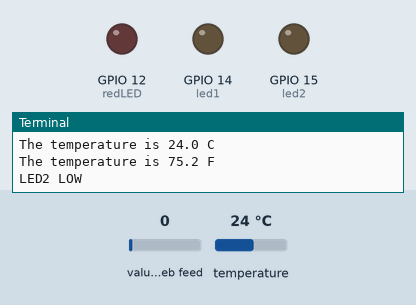
Recording of a program running on a simulated Raspberry Pi (BCM pin numbers). On the bench: output pins drawn as LEDs (lit = HIGH), the last lines printed to the terminal. The inputs (shaded band) are chosen by the test bench; at power-on: value of the web feed 0, temperature 24 °C. Requests to the public web service named in the program get a made-up reply in its usual format after 0.4 s (London, UTC, broken clouds, 64 % humidity, 1013 hPa unless stated); threads take turns every 2 ms.

Above: at 1.2 s.
1.3 s: value of the web feed set to 2
At 4.3 s:
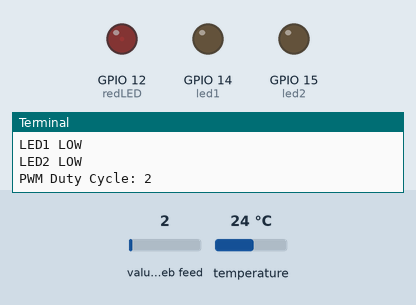
4.9 s: value of the web feed set to 50
At 6.0 s:
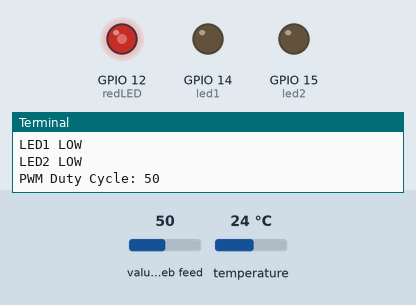
7.1 s: value of the web feed set to 75
At 8.9 s:
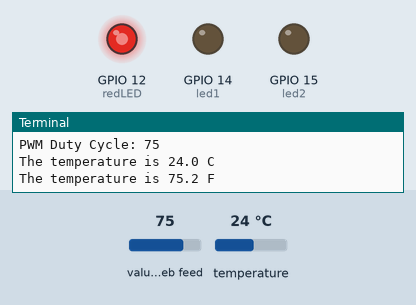
9.3 s: value of the web feed set to 98
At 10.6 s:
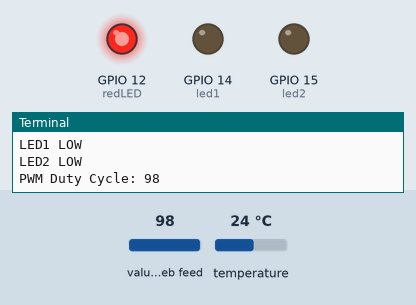
Timing chart, 0 to 12.3 s (numbered marks = the images above; inputs shaded):
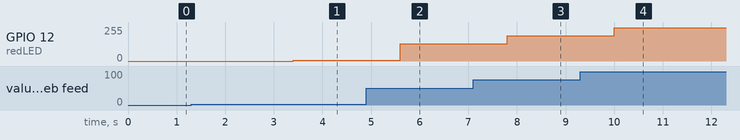

The program:

http_request_Control_send_data_raspberry_pi_blynk.py
```python
import RPi.GPIO as GPIO
from w1thermsensor import W1ThermSensor
import requests
import time

GPIO.setmode(GPIO.BCM)
led1 = 14
led2 = 15
redLED = 12

GPIO.setup(led1, GPIO.OUT)
GPIO.setup(led2, GPIO.OUT)

GPIO.setup(redLED,GPIO.OUT)
pi_pwm = GPIO.PWM(redLED,1000)		#create PWM instance with frequency
pi_pwm.start(0)

# Blynk configuration
BLYNK_AUTH_TOKEN = 'mIoXKdO4PIqCvNDFGRQfegO7HFnGMt5c'
BASE_URL = "https://blynk.cloud/external/api/"
HEADERS = {'Content-Type': 'application/json'}

# Temperature sensor
sensor = W1ThermSensor()

def read_tempC():
    temperatureC = sensor.get_temperature()
    temperatureF = temperatureC * 9 / 5.0 + 32
    temperatureC = str(round(temperatureC, 1))
    temperatureF = str(round(temperatureF, 1))
    print("The temperature is %s C" % temperatureC)
    print("The temperature is %s F" % temperatureF)

    # Send temperature data to Blynk using HTTP POST
    url_c = f"{BASE_URL}update?token={BLYNK_AUTH_TOKEN}&v2={temperatureC}"
    url_f = f"{BASE_URL}update?token={BLYNK_AUTH_TOKEN}&v3={temperatureF}"
    requests.get(url_c)
    requests.get(url_f)

# Periodic task: Read temperature every 2 seconds
def periodic_task():
    while True:
        read_tempC()
        time.sleep(2)

# Handle virtual pin writes (V0, V1, V4)
def handle_virtual_pins():
    while True:
        # Read V0 value (LED1 control)
        v0_url = f"{BASE_URL}get?token={BLYNK_AUTH_TOKEN}&pin=V0"
        response_v0 = requests.get(v0_url)
        if response_v0.status_code == 200:
            value_v0 = response_v0.text.strip()
            if value_v0 == '1':
                GPIO.output(led1, GPIO.HIGH)
                print('LED1 HIGH')
            else:
                GPIO.output(led1, GPIO.LOW)
                print('LED1 LOW')

        # Read V1 value (LED2 control)
        v1_url = f"{BASE_URL}get?token={BLYNK_AUTH_TOKEN}&pin=V1"
        response_v1 = requests.get(v1_url)
        if response_v1.status_code == 200:
            value_v1 = response_v1.text.strip()
            if value_v1 == '1':
                GPIO.output(led2, GPIO.HIGH)
                print('LED2 HIGH')
            else:
                GPIO.output(led2, GPIO.LOW)
                print('LED2 LOW')

        # Read V4 value (PWM control)
        v4_url = f"{BASE_URL}get?token={BLYNK_AUTH_TOKEN}&pin=V4"
        response_v4 = requests.get(v4_url)
        if response_v4.status_code == 200:
            value_v4 = response_v4.text.strip()
            pi_pwm.ChangeDutyCycle(float(value_v4))
            print(f"PWM Duty Cycle: {value_v4}")

        time.sleep(1)

# Main loop
if __name__ == "__main__":
    try:
        # Start periodic temperature reading in a separate thread
        import threading
        threading.Thread(target=periodic_task, daemon=True).start()

        # Handle virtual pin writes in the main thread
        handle_virtual_pins()

    except KeyboardInterrupt:
        print("Exiting...")
    finally:
        PWM.stop(led)
        PWM.cleanup()
        GPIO.cleanup()
```

Measured:
- after the input at 1.3 s, GPIO 12 (redLED): 0/255 → 5/255 after 2.1 s
- after the input at 4.9 s, GPIO 12 (redLED): 5/255 → 128/255 after 0.70 s
- after the input at 7.1 s, GPIO 12 (redLED): 128/255 → 191/255 after 0.70 s
- after the input at 9.3 s, GPIO 12 (redLED): 191/255 → 250/255 after 0.70 s
